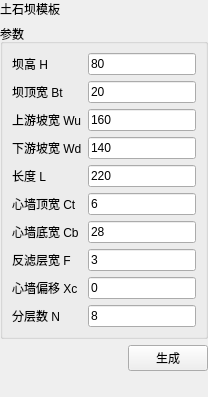
<?xml version="1.0" encoding="UTF-8"?>
<ui version="4.0">
 <class>EarthRockfillDamDialog</class>
 <widget class="QWidget" name="EarthRockfillDamDialog">
  <layout class="QVBoxLayout" name="mainLayout">
   <property name="leftMargin"><number>0</number></property><property name="topMargin"><number>0</number></property><property name="rightMargin"><number>0</number></property><property name="bottomMargin"><number>0</number></property><property name="spacing"><number>6</number></property>
   <item><widget class="QLabel" name="pageHeaderLabel"><property name="text"><string>土石坝模板</string></property></widget></item>
   <item><widget class="QGroupBox" name="parameterGroup"><property name="title"><string>参数</string></property><layout class="QFormLayout" name="parameterForm"><property name="leftMargin"><number>9</number></property><property name="topMargin"><number>9</number></property><property name="rightMargin"><number>9</number></property><property name="bottomMargin"><number>9</number></property><item row="0" column="0"><widget class="QLabel" name="hEditLabel"><property name="text"><string>坝高 H</string></property></widget></item><item row="0" column="1"><widget class="QLineEdit" name="hEdit"><property name="minimumHeight"><number>30</number></property><property name="text"><string>80</string></property></widget></item><item row="1" column="0"><widget class="QLabel" name="crestEditLabel"><property name="text"><string>坝顶宽 Bt</string></property></widget></item><item row="1" column="1"><widget class="QLineEdit" name="crestEdit"><property name="minimumHeight"><number>30</number></property><property name="text"><string>20</string></property></widget></item><item row="2" column="0"><widget class="QLabel" name="upEditLabel"><property name="text"><string>上游坡宽 Wu</string></property></widget></item><item row="2" column="1"><widget class="QLineEdit" name="upEdit"><property name="minimumHeight"><number>30</number></property><property name="text"><string>160</string></property></widget></item><item row="3" column="0"><widget class="QLabel" name="downEditLabel"><property name="text"><string>下游坡宽 Wd</string></property></widget></item><item row="3" column="1"><widget class="QLineEdit" name="downEdit"><property name="minimumHeight"><number>30</number></property><property name="text"><string>140</string></property></widget></item><item row="4" column="0"><widget class="QLabel" name="lenEditLabel"><property name="text"><string>长度 L</string></property></widget></item><item row="4" column="1"><widget class="QLineEdit" name="lenEdit"><property name="minimumHeight"><number>30</number></property><property name="text"><string>220</string></property></widget></item><item row="5" column="0"><widget class="QLabel" name="coreWidthEditLabel"><property name="text"><string>心墙顶宽 Ct</string></property></widget></item><item row="5" column="1"><widget class="QLineEdit" name="coreWidthEdit"><property name="minimumHeight"><number>30</number></property><property name="text"><string>6</string></property></widget></item><item row="6" column="0"><widget class="QLabel" name="coreBottomEditLabel"><property name="text"><string>心墙底宽 Cb</string></property></widget></item><item row="6" column="1"><widget class="QLineEdit" name="coreBottomEdit"><property name="minimumHeight"><number>30</number></property><property name="text"><string>28</string></property></widget></item><item row="7" column="0"><widget class="QLabel" name="filterWidthEditLabel"><property name="text"><string>反滤层宽 F</string></property></widget></item><item row="7" column="1"><widget class="QLineEdit" name="filterWidthEdit"><property name="minimumHeight"><number>30</number></property><property name="text"><string>3</string></property></widget></item><item row="8" column="0"><widget class="QLabel" name="coreOffsetEditLabel"><property name="text"><string>心墙偏移 Xc</string></property></widget></item><item row="8" column="1"><widget class="QLineEdit" name="coreOffsetEdit"><property name="minimumHeight"><number>30</number></property><property name="text"><string>0</string></property></widget></item><item row="9" column="0"><widget class="QLabel" name="layerEditLabel"><property name="text"><string>分层数 N</string></property></widget></item><item row="9" column="1"><widget class="QLineEdit" name="layerEdit"><property name="minimumHeight"><number>30</number></property><property name="text"><string>8</string></property></widget></item></layout></widget></item>
   <item><layout class="QHBoxLayout" name="buttonLayout"><item><spacer name="buttonSpacer"><property name="orientation"><enum>Qt::Horizontal</enum></property><property name="sizeHint" stdset="0"><size><width>40</width><height>20</height></size></property></spacer></item><item><widget class="QPushButton" name="generateButton"><property name="minimumHeight"><number>34</number></property><property name="text"><string>生成</string></property></widget></item></layout></item>
   <item><widget class="QLabel" name="diagramLabel"><property name="minimumHeight"><number>180</number></property><property name="alignment"><set>Qt::AlignCenter</set></property><property name="text"><string></string></property><property name="scaledContents"><bool>false</bool></property><property name="wordWrap"><bool>true</bool></property><property name="sizePolicy"><sizepolicy hsizetype="Ignored" vsizetype="Ignored"><horstretch>0</horstretch><verstretch>0</verstretch></sizepolicy></property></widget></item>
   <item><spacer name="verticalSpacer"><property name="orientation"><enum>Qt::Vertical</enum></property><property name="sizeHint" stdset="0"><size><width>20</width><height>20</height></size></property></spacer></item>
  </layout>
 </widget><resources/><connections/></ui>
